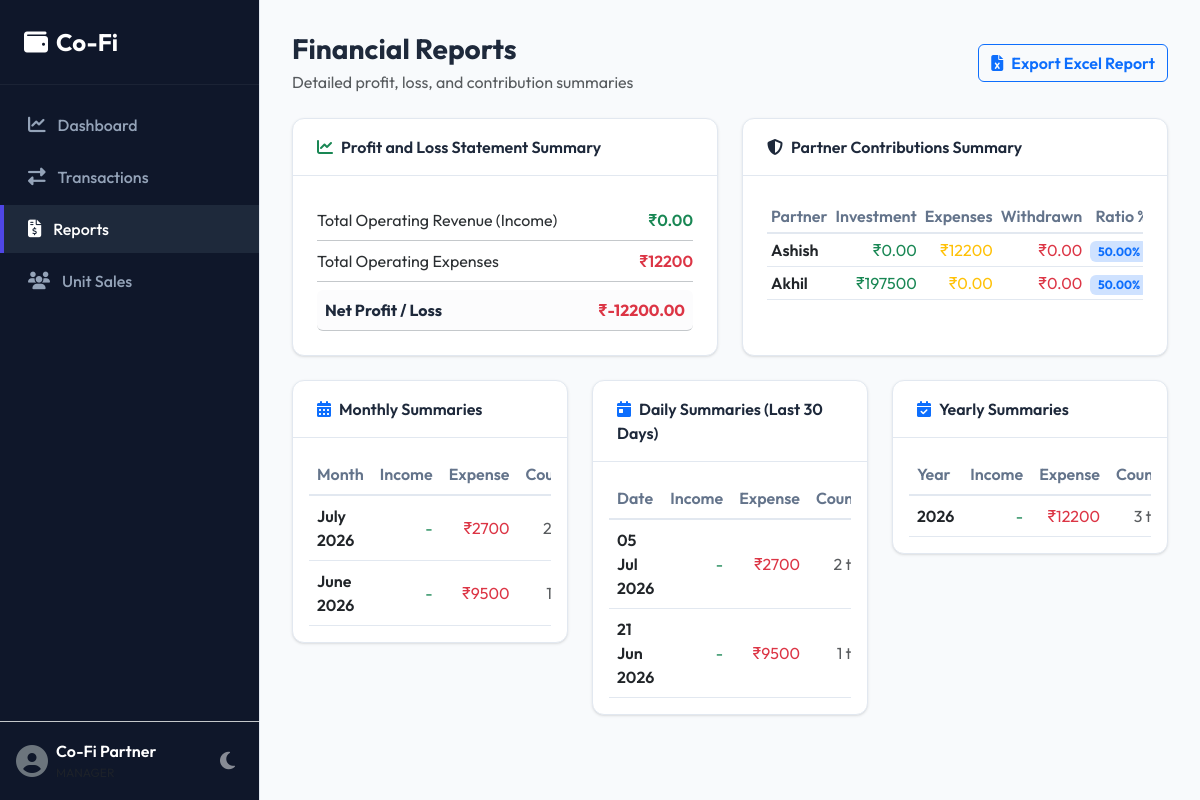
The page /reports/ on the database its author committed.
### finance/models.py (models this page shows, shortened)
class Partner(models.Model):
    user = models.OneToOneField(User, on_delete=models.CASCADE, related_name='partner_profile')
    name = models.CharField(max_length=100)
    email = models.EmailField()
    phone = models.CharField(max_length=20, blank=True)
    joined_date = models.DateField(auto_now_add=True)
    profit_share_percentage = models.DecimalField(max_digits=5, decimal_places=2, default=50.00)

class Transaction(models.Model):
    TRANSACTION_TYPES = [
        ('Investment', 'Investment'),
        ('Expense', 'Expense'),
        ('Income', 'Income/Sale'),
        ('Withdrawal', 'Withdrawal'),
    ]
    date = models.DateField()
    transaction_type = models.CharField(max_length=20, choices=TRANSACTION_TYPES)
    partner = models.ForeignKey(Partner, on_delete=models.SET_NULL, null=True, blank=True, related_name='transactions')
    amount = models.DecimalField(max_digits=12, decimal_places=2)
    description = models.TextField(blank=True)
    created_by = models.ForeignKey(User, on_delete=models.SET_NULL, null=True, related_name='created_transactions')
    timestamp = models.DateTimeField(auto_now_add=True)

### finance/views.py (the view)
# urls.py: path('reports/', views.reports_view, name='reports'),
def reports_view(request):
    daily_summaries = Transaction.objects.values('date').annotate(
        income=Sum('amount', filter=Q(transaction_type='Income')),
        expense=Sum('amount', filter=Q(transaction_type='Expense')),
        count=Count('id')
    ).order_by('-date')[:30]
    monthly_summaries = Transaction.objects.annotate(
        month=TruncMonth('date')
    ).values('month').annotate(
        income=Sum('amount', filter=Q(transaction_type='Income')),
        expense=Sum('amount', filter=Q(transaction_type='Expense')),
        count=Count('id')
    ).order_by('-month')
    yearly_summaries = Transaction.objects.annotate(
        year=TruncYear('date')
    ).values('year').annotate(
        income=Sum('amount', filter=Q(transaction_type='Income')),
        expense=Sum('amount', filter=Q(transaction_type='Expense')),
        count=Count('id')
    ).order_by('-year')
    summary = get_financial_summary()
    partners = get_partners_summary()
    context = {
        'daily_summaries': daily_summaries,
        'monthly_summaries': monthly_summaries,
        'yearly_summaries': yearly_summaries,
        'summary': summary,
        'partners': partners,
    }
    return render(request, 'finance/reports.html', context)

### finance/templates/finance/reports.html (shortened to what this page needs)
{% extends 'finance/base.html' %}
{% block content %}
<div class="container-fluid px-0 animate-fade-in">
    <div class="d-flex justify-content-between align-items-center mb-4">
        <div>
            <h1 class="h3 mb-1 fw-bold">Financial Reports</h1>
            <p class="text-muted mb-0">Detailed profit, loss, and contribution summaries</p>
        </div>
        <div>
            <a href="{% url 'export_reports' %}" class="btn btn-outline-primary fw-semibold">
                <i class="fas fa-file-excel me-2"></i>Export Excel Report
            </a>
        </div>
    </div>
    <div class="row g-4 mb-4">
        <div class="col-12 col-lg-6">
            <div class="card-custom h-100">
                <div class="card-header-custom"><i class="fas fa-chart-line me-2 text-success"></i>Profit and Loss Statement Summary</div>
                <div class="p-4">
                    <div class="d-flex justify-content-between py-2 border-bottom border-secondary-subtle">
                        <span class="text-secondary-emphasis font-medium">Total Operating Revenue (Income)</span>
                        <span class="fw-semibold text-success">₹{{ summary.total_revenue }}</span>
                    </div>
                    <div class="d-flex justify-content-between py-2 border-bottom border-secondary-subtle">
                        <span class="text-secondary-emphasis font-medium">Total Operating Expenses</span>
                        <span class="fw-semibold text-danger">₹{{ summary.total_expenses }}</span>
                    </div>
                    <div class="d-flex justify-content-between py-2 border-bottom border-secondary-subtle bg-light-subtle rounded px-2 mt-2">
                        <span class="fw-bold">Net Profit / Loss</span>
                        <span class="fw-bold {% if summary.net_profit >= 0 %}text-success{% else %}text-danger{% endif %}">
                            ₹{{ summary.net_profit }}
                        </span>
                    </div>
                </div>
            </div>
        </div>
        <div class="col-12 col-lg-6">
            <div class="card-custom h-100">
                <div class="card-header-custom"><i class="fas fa-shield-halved me-2 text-indigo"></i>Partner Contributions Summary</div>
                <div class="p-4">
                    <div class="table-responsive">
                        <table class="table table-sm table-custom align-middle">
                            <thead>
                                <tr>
                                    <th>Partner</th>
                                    <th class="text-end">Investment</th>
                                    <th class="text-end">Expenses</th>
                                    <th class="text-end">Withdrawn</th>
                                    <th class="text-end">Ratio %</th>
                                </tr>
                            </thead>
                            <tbody>
                                {% for p in partners %}
                                <tr>
                                    <td class="fw-semibold">{{ p.partner.name }}</td>
                                    <td class="text-end text-success">₹{{ p.total_invested }}</td>
                                    <td class="text-end text-warning">₹{{ p.total_expenses }}</td>
                                    <td class="text-end text-danger">₹{{ p.total_withdrawn }}</td>
                                    <td class="text-end"><span class="badge bg-primary-subtle text-primary">{{ p.share_pct }}%</span></td>
                                </tr>
                                {% endfor %}
                            </tbody>
                        </table>
                    </div>
                </div>
            </div>
        </div>
    </div>
    <div class="row g-4">
        <div class="col-12 col-md-6 col-lg-4">
            <div class="card-custom">
                <div class="card-header-custom"><i class="fas fa-calendar-alt me-2 text-primary"></i>Monthly Summaries</div>
                <div class="p-3">
                    <div class="table-responsive" style="max-height: 400px; overflow-y: auto;">
                        <table class="table table-custom table-hover mb-0">
                            <thead>
                                <tr>
                                    <th>Month</th>
                                    <th class="text-end">Income</th>
                                    <th class="text-end">Expense</th>
                                    <th class="text-end">Count</th>
                                </tr>
                            </thead>
                            <tbody>
                                {% for item in monthly_summaries %}
                                <tr>
                                    <td class="fw-semibold">{{ item.month|date:"F Y" }}</td>
                                    <td class="text-end text-success">{% if item.income %}₹{{ item.income }}{% else %}-{% endif %}</td>
                                    <td class="text-end text-danger">{% if item.expense %}₹{{ item.expense }}{% else %}-{% endif %}</td>
                                    <td class="text-end text-muted">{{ item.count }} tx</td>
                                </tr>
                                {% empty %}
                                <tr>
                                    <td colspan="4" class="text-center text-muted py-4">No monthly records.</td>
                                </tr>
                                {% endfor %}
                            </tbody>
                        </table>
                    </div>
                </div>
            </div>
        </div>
        <div class="col-12 col-md-6 col-lg-4">
            <div class="card-custom">
                <div class="card-header-custom"><i class="fas fa-calendar-day me-2 text-primary"></i>Daily Summaries (Last 30 Days)</div>
                <div class="p-3">
                    <div class="table-responsive" style="max-height: 400px; overflow-y: auto;">
                        <table class="table table-custom table-hover mb-0">
                            <thead>
                                <tr>
                                    <th>Date</th>
                                    <th class="text-end">Income</th>
                                    <th class="text-end">Expense</th>
                                    <th class="text-end">Count</th>
                                </tr>
                            </thead>
                            <tbody>
                                {% for item in daily_summaries %}
                                <tr>
                                    <td class="fw-semibold">{{ item.date|date:"d M Y" }}</td>
                                    <td class="text-end text-success">{% if item.income %}₹{{ item.income }}{% else %}-{% endif %}</td>
                                    <td class="text-end text-danger">{% if item.expense %}₹{{ item.expense }}{% else %}-{% endif %}</td>
                                    <td class="text-end text-muted">{{ item.count }} tx</td>
                                </tr>
                                {% empty %}
                                <tr>
                                    <td colspan="4" class="text-center text-muted py-4">No daily records.</td>
                                </tr>
                                {% endfor %}
                            </tbody>
                        </table>
                    </div>
                </div>
            </div>
        </div>
        <div class="col-12 col-md-12 col-lg-4">
            <div class="card-custom">
                <div class="card-header-custom"><i class="fas fa-calendar-check me-2 text-primary"></i>Yearly Summaries</div>
                <div class="p-3">
                    <div class="table-responsive" style="max-height: 400px; overflow-y: auto;">
                        <table class="table table-custom table-hover mb-0">
                            <thead>
                                <tr>
                                    <th>Year</th>
                                    <th class="text-end">Income</th>
                                    <th class="text-end">Expense</th>
                                    <th class="text-end">Count</th>
                                </tr>
                            </thead>
                            <tbody>
                                {% for item in yearly_summaries %}
                                <tr>
                                    <td class="fw-semibold">{{ item.year|date:"Y" }}</td>
                                    <td class="text-end text-success">{% if item.income %}₹{{ item.income }}{% else %}-{% endif %}</td>
                                    <td class="text-end text-danger">{% if item.expense %}₹{{ item.expense }}{% else %}-{% endif %}</td>
                                    <td class="text-end text-muted">{{ item.count }} tx</td>
                                </tr>
                                {% empty %}
                                <tr>
                                    <td colspan="4" class="text-center text-muted py-4">No yearly records.</td>
                                </tr>
                                {% endfor %}
                            </tbody>
                        </table>
                    </div>
                </div>
            </div>
        </div>
    </div>
</div>
{% endblock %}

### finance/static/finance/style.css (style rules this page uses)
:root { --primary-color: #4f46e5; --primary-hover: #4338ca; --bg-color: #f8fafc; --card-bg: #ffffff; --text-color: #1e293b; --text-secondary: #64748b; --border-color: #e2e8f0; --sidebar-bg: #0f172a; --sidebar-text: #94a3b8; --sidebar-hover: #1e293b; --sidebar-active: #4f46e5; --shadow: 0 1px 3px 0 rgb(0 0 0 / 0.1), 0 1px 2px -1px rgb(0 0 0 / 0.1); --shadow-lg: 0 10px 15px -3px rgb(0 0 0 / 0.1), 0 4px 6px -4px rgb(0 0 0 / 0.1); }
body { font-family: 'Outfit', 'Inter', -apple-system, BlinkMacSystemFont, "Segoe UI", Roboto, sans-serif; background-color: var(--bg-color); color: var(--text-color); transition: background-color 0.3s, color 0.3s; overflow-x: hidden; }
.card-custom { background-color: var(--card-bg); border: 1px solid var(--border-color); border-radius: 12px; box-shadow: var(--shadow); transition: transform 0.2s, box-shadow 0.2s, background-color 0.3s; }
.card-header-custom { border-bottom: 1px solid var(--border-color); background-color: transparent; padding: 1rem 1.5rem; font-weight: 600; }
.table-custom { color: var(--text-color); }
.table-custom th { font-weight: 600; color: var(--text-secondary); border-bottom: 2px solid var(--border-color); }
.table-custom td { border-bottom: 1px solid var(--border-color); vertical-align: middle; }
.animate-fade-in { animation: fadeIn 0.4s ease forwards; }

### rows shown on the page
Partner: partner.name "Ashish", total_invested "0.00", total_expenses "12200", total_withdrawn "0.00", share_pct "50.00"
Partner: partner.name "Akhil", total_invested "197500", total_expenses "0.00", total_withdrawn "0.00", share_pct "50.00"
Transaction: date "05 Jul 2026", expense "2700", count "2"
Transaction: date "21 Jun 2026", expense "9500", count "1"

### other values the page prints
{{ summary.total_revenue }} "0.00"
{{ summary.total_expenses }} "12200"
{{ summary.net_profit }} "-12200.00"
{{ item.month|date:"F Y" }} "July 2026" "June 2026"
{{ item.expense }} "2700" "9500"
{{ item.count }} "2…" "1…"
{{ item.year|date:"Y" }} "2026"
{{ item.expense }} "12200"
{{ item.count }} "3"
